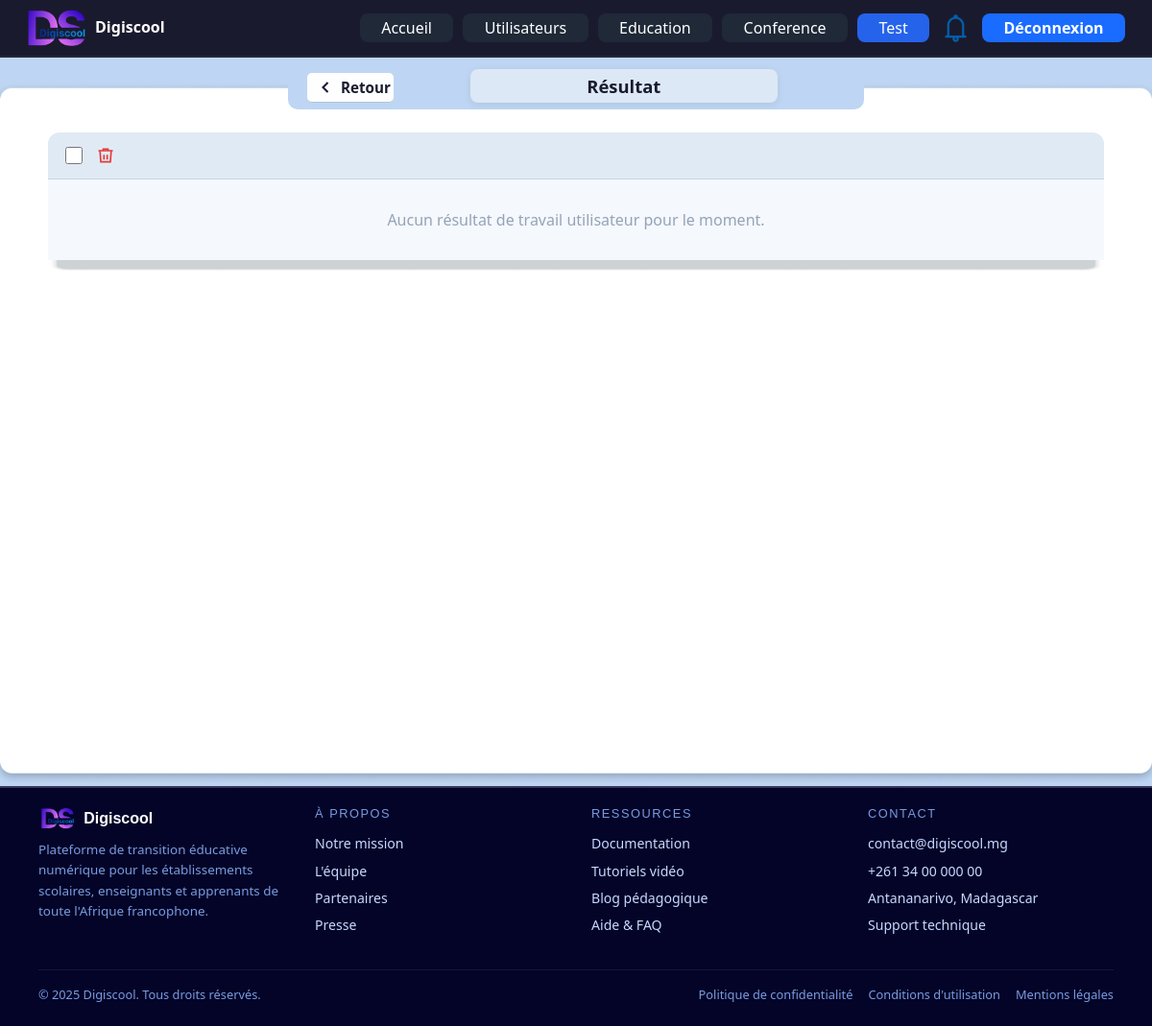
Page /admin/test/resultats (signed in) on the earlier database version.
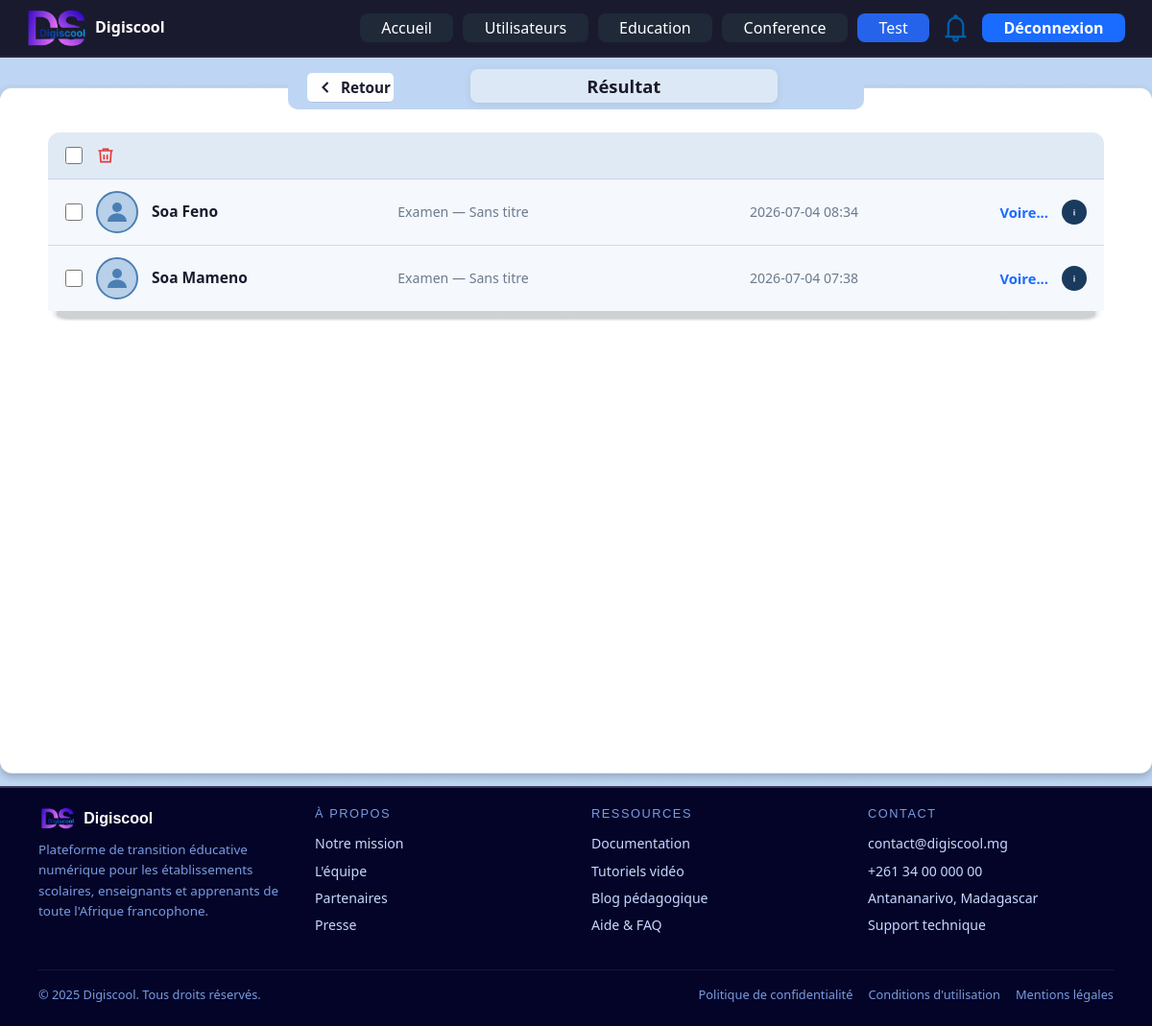
Same page on the later database version.
### tables this page shows
CREATE TABLE test_resultats (
                id INTEGER PRIMARY KEY AUTOINCREMENT,
                test_id INTEGER NOT NULL,
                user_id INTEGER NOT NULL,
                reponses TEXT DEFAULT '[]',
                note REAL,
                submitted_at DATETIME DEFAULT CURRENT_TIMESTAMP, fichier_reponse TEXT DEFAULT '',
                FOREIGN KEY(test_id) REFERENCES tests(id),
                FOREIGN KEY(user_id) REFERENCES users(id)
            );

CREATE TABLE users (
                id INTEGER PRIMARY KEY AUTOINCREMENT,
                name TEXT NOT NULL,
                email TEXT NOT NULL UNIQUE,
                password_hash TEXT NOT NULL,
                role TEXT NOT NULL DEFAULT 'user',
                created_at DATETIME DEFAULT CURRENT_TIMESTAMP
            , sexe TEXT DEFAULT '', adresse TEXT DEFAULT '', classe TEXT DEFAULT '', nom TEXT DEFAULT '', prenom TEXT DEFAULT '', statut TEXT NOT NULL DEFAULT 'En attente', dob TEXT DEFAULT '', profession TEXT DEFAULT '', etablissement TEXT DEFAULT '', filiere TEXT DEFAULT '', lien_etablissement TEXT DEFAULT '', matricule TEXT DEFAULT '', phone TEXT DEFAULT '', username TEXT DEFAULT '');

CREATE TABLE tests (
                id INTEGER PRIMARY KEY AUTOINCREMENT,
                titre TEXT NOT NULL,
                type TEXT NOT NULL DEFAULT 'examen',
                content_type TEXT NOT NULL DEFAULT 'fichier',
                fichier TEXT DEFAULT '',
                texte TEXT DEFAULT '',
                qcm TEXT DEFAULT '[]',
                start_at TEXT DEFAULT '',
                end_at TEXT DEFAULT '',
                created_at DATETIME DEFAULT CURRENT_TIMESTAMP
            , categorie TEXT NOT NULL DEFAULT 'exercice', fichier_nom TEXT DEFAULT '', fichier_url TEXT DEFAULT '', contenu_texte TEXT DEFAULT '', contenu_qcm TEXT DEFAULT '[]', date_debut TEXT DEFAULT '', heure_debut TEXT DEFAULT '', date_fin TEXT DEFAULT '', heure_fin TEXT DEFAULT '', created_by INTEGER);

### app.py (the view)
@app.route('/admin/test/resultats')
@login_required
@admin_required
def admin_test_resultat():
    with get_db() as db:
        notif_count = db.execute(
            "SELECT COUNT(*) FROM notifications WHERE user_id IN (SELECT id FROM users WHERE role='admin') AND is_read=0"
        ).fetchone()[0]
        query = '''
            SELECT r.id, r.test_id, r.user_id, r.submitted_at,
                   t.titre AS test_titre, t.categorie AS test_categorie, t.content_type,
                   u.nom, u.prenom, u.name
            FROM test_resultats r
            JOIN tests t ON r.test_id = t.id
            JOIN users u ON r.user_id = u.id
            ORDER BY r.submitted_at DESC
        '''
        results = db.execute(query).fetchall()
    return render_template('admin/resultat.html', notif_count=notif_count, results=results)

### app.py (called while the page is built)
def get_db():
    conn = sqlite3.connect(DB_PATH)
    conn.row_factory = sqlite3.Row
    return conn

def login_required(view):
    @wraps(view)
    def wrapped_view(*args, **kwargs):
        if 'user_id' not in session:
            return redirect(url_for('index'))
        return view(*args, **kwargs)
    return wrapped_view

def admin_required(view):
    @wraps(view)
    def wrapped_view(*args, **kwargs):
        if session.get('role') != 'admin':
            return redirect(url_for('dashboard'))
        return view(*args, **kwargs)
    return wrapped_view

### templates/admin/resultat.html (shortened to what this page needs)
{% extends "admin/dashboard.html" %}
{% set active_page = 'test' %}
{% block content %}
<div class="page-body">
  <div class="search-wrap">
    <div class="retour-bar" style="width:16%;">
      <button class="btn-retour" onclick="history.back()">
        <svg viewBox="0 0 24 24"><polyline points="15 18 9 12 15 6"/></svg>
        Retour
      </button>
    </div>
    <div class="titre-wrap">
      <div class="titre-resultat">Résultat</div>
    </div>
  </div>
  <div class="table-card">
    <div class="table-actions-row">
      <input type="checkbox" class="action-checkbox" id="select-all" onchange="toggleAll(this)">
      <button class="btn-delete" title="Supprimer la sélection">
        <svg viewBox="0 0 24 24">
          <polyline points="3 6 5 6 21 6"/><path d="M19 6l-1 14H6L5 6"/>
          <path d="M10 11v6"/><path d="M14 11v6"/>
          <path d="M9 6V4h6v2"/>
        </svg>
      </button>
    </div>
    <div id="result-list">
      {% if results %}
        {% for r in results %}
          <div class="result-row result-clickable" data-result-id="{{ r.id }}"
               onclick="window.location.href='/admin/test/travaille_user?result_id={{ r.id }}'">
            <input type="checkbox" class="row-checkbox" data-result-id="{{ r.id }}" onclick="event.stopPropagation()">
            <div class="avatar">
              <svg viewBox="0 0 24 24" xmlns="http://www.w3.org/2000/svg">
                <circle cx="12" cy="8" r="4" fill="#4a7fb5"/>
                <path d="M4 20c0-4 3.6-7 8-7s8 3 8 7" fill="#4a7fb5"/>
              </svg>
            </div>
            <div class="row-name">{{ r.name or (r.prenom ~ ' ' ~ r.nom) }}</div>
            <div class="row-date">{{ 'Examen' if r.test_categorie == 'examen' else 'Exercice' }} — {{ r.test_titre or 'Sans titre' }}</div>
            <div class="row-date">{{ r.submitted_at[:16].replace('T', ' ') if r.submitted_at else '' }}</div>
            <a href="/admin/test/travaille_user?result_id={{ r.id }}" class="row-voir" onclick="event.stopPropagation()">Voire...</a>
            <button class="btn-info" title="Informations" onclick="event.stopPropagation(); openInfoModal({{ r.id }})">
              <svg viewBox="0 0 24 24" xmlns="http://www.w3.org/2000/svg">
                <circle cx="12" cy="12" r="10" fill="#1a3a5e"/>
                <line x1="12" y1="8" x2="12" y2="8" stroke="#fff" stroke-width="2" stroke-linecap="round"/>
                <line x1="12" y1="11" x2="12" y2="17" stroke="#fff" stroke-width="2" stroke-linecap="round"/>
              </svg>
            </button>
          </div>
        {% endfor %}
      {% else %}
        <div class="result-row" style="justify-content:center; padding:30px; color:#94a3b8;">
          Aucun résultat de travail utilisateur pour le moment.
        </div>
      {% endif %}
    </div>
  </div>
</div>
{% endblock %}

Differences in the rows shown:
added test_resultats: name "Soa Feno", titre "Sans titre", submitted_at "2026-07-04 08:34"
added tests: categorie "Examen"
added test_resultats: name "Soa Mameno", titre "Sans titre", submitted_at "2026-07-04 07:38"
Other differences:
text no longer shown: "Aucun résultat de travail utilisateur pour le moment."
